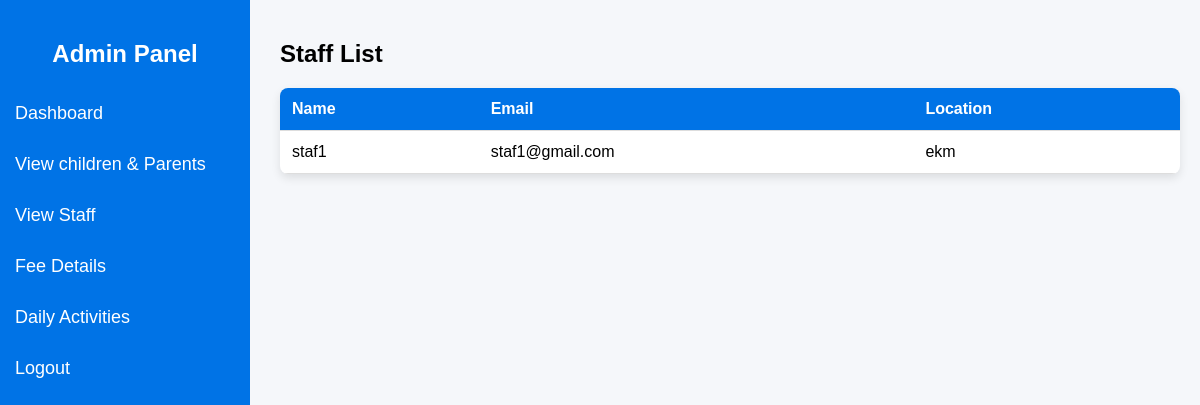
The app's page /viewstaf with its own data.
### app/models.py (models this page shows, shortened)
class Staf(models.Model):
    name = models.CharField(max_length=100)
    email = models.EmailField(unique=True)
    password = models.CharField(max_length=255)
    location = models.CharField(max_length=255)

### app/views.py (the view)
# urls.py: path('viewstaf',views.viewstaf,name='viewstaf'),
def viewstaf(request):
    staff = Staf.objects.all()
    return render(request, "admin/viewstaf.html", {"staff": staff})

### templates/admin/viewstaf.html (shortened to what this page needs)
<!DOCTYPE html>
<html lang="en">
<head>
</head>
<body>
    <div class="sidebar">
        <h2 style="text-align: center;">Admin Panel</h2>
        <a href="../adminhome">Dashboard</a>
        <a href="../viewparents">View children & Parents</a>
        <a href="../viewstaf">View Staff</a>
        <a href="../viewfeedetails">Fee Details</a>
        <a href="../dailyactivities">Daily Activities</a>
        <a href="../logout">Logout</a>
    </div>
    <div class="main-content">
        <h2>Staff List</h2>
        <table>
            <thead>
                <tr>
                    <th>Name</th>
                    <th>Email</th>
                    <th>Location</th>
                </tr>
            </thead>
            <tbody>
                {% for staff in staff %}
                <tr>
                    <td>{{ staff.name }}</td>
                    <td>{{ staff.email }}</td>
                    <td>{{ staff.location }}</td>
                </tr>
                {% empty %}
                <tr>
                    <td colspan="3" style="text-align: center;">No staff members found.</td>
                </tr>
                {% endfor %}
            </tbody>
        </table>
    </div>
</body>
</html>

### templates/admin/viewstaf.html (style rules this page uses)
body { font-family: 'Poppins', sans-serif; background-color: #f5f7fa; margin: 0; padding: 0; }
.sidebar { width: 250px; height: 100vh; background: #0073e6; position: fixed; top: 0; left: 0; padding-top: 20px; color: white; }
.sidebar a { display: block; padding: 15px; color: white; text-decoration: none; font-size: 18px; transition: 0.3s; }
.main-content { margin-left: 260px; padding: 20px; }
table { width: 100%; border-collapse: collapse; background: white; border-radius: 8px; overflow: hidden; box-shadow: 0 4px 10px rgba(0, 0, 0, 0.1); }
th, td { padding: 12px; text-align: left; border-bottom: 1px solid #ddd; }
th { background: #0073e6; color: white; }

### records on screen
Staf: name "staf1", email "staf1@gmail.com", location "ekm"
